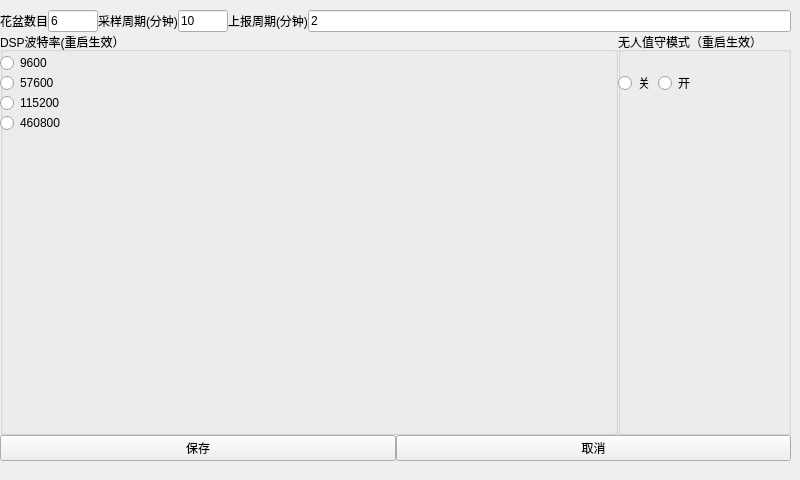
<?xml version="1.0" encoding="UTF-8"?>
<ui version="4.0">
 <class>shezhi</class>
 <widget class="QWidget" name="shezhi">
  <property name="geometry">
   <rect>
    <x>0</x>
    <y>0</y>
    <width>800</width>
    <height>480</height>
   </rect>
  </property>
  <property name="windowTitle">
   <string>Form</string>
  </property>
  <widget class="QWidget" name="verticalLayoutWidget">
   <property name="geometry">
    <rect>
     <x>0</x>
     <y>10</y>
     <width>791</width>
     <height>451</height>
    </rect>
   </property>
   <layout class="QVBoxLayout" name="verticalLayout" stretch="0,0,0">
    <property name="spacing">
     <number>0</number>
    </property>
    <property name="leftMargin">
     <number>0</number>
    </property>
    <property name="topMargin">
     <number>0</number>
    </property>
    <property name="rightMargin">
     <number>0</number>
    </property>
    <property name="bottomMargin">
     <number>0</number>
    </property>
    <item>
     <layout class="QHBoxLayout" name="horizontalLayout_2">
      <item>
       <widget class="QLabel" name="label">
        <property name="text">
         <string>花盆数目</string>
        </property>
       </widget>
      </item>
      <item>
       <widget class="QLineEdit" name="devices">
        <property name="maximumSize">
         <size>
          <width>50</width>
          <height>16777215</height>
         </size>
        </property>
        <property name="text">
         <string>6</string>
        </property>
        <property name="maxLength">
         <number>10</number>
        </property>
       </widget>
      </item>
      <item>
       <widget class="QLabel" name="label_5">
        <property name="text">
         <string>采样周期(分钟)</string>
        </property>
       </widget>
      </item>
      <item>
       <widget class="QLineEdit" name="dsptimer">
        <property name="maximumSize">
         <size>
          <width>50</width>
          <height>16777215</height>
         </size>
        </property>
        <property name="text">
         <string>10</string>
        </property>
       </widget>
      </item>
      <item>
       <widget class="QLabel" name="label_6">
        <property name="text">
         <string>上报周期(分钟)</string>
        </property>
       </widget>
      </item>
      <item>
       <widget class="QLineEdit" name="dtutimer">
        <property name="text">
         <string>2</string>
        </property>
       </widget>
      </item>
     </layout>
    </item>
    <item>
     <layout class="QHBoxLayout" name="horizontalLayout">
      <item>
       <layout class="QHBoxLayout" name="horizontalLayout_5" stretch="300,0">
        <property name="sizeConstraint">
         <enum>QLayout::SetFixedSize</enum>
        </property>
        <item>
         <widget class="QGroupBox" name="groupBox">
          <property name="title">
           <string>DSP波特率(重启生效）</string>
          </property>
          <widget class="QRadioButton" name="rate1">
           <property name="geometry">
            <rect>
             <x>0</x>
             <y>20</y>
             <width>108</width>
             <height>22</height>
            </rect>
           </property>
           <property name="text">
            <string>9600</string>
           </property>
          </widget>
          <widget class="QRadioButton" name="rate2">
           <property name="geometry">
            <rect>
             <x>0</x>
             <y>40</y>
             <width>126</width>
             <height>22</height>
            </rect>
           </property>
           <property name="text">
            <string>57600</string>
           </property>
          </widget>
          <widget class="QRadioButton" name="rate3">
           <property name="geometry">
            <rect>
             <x>0</x>
             <y>60</y>
             <width>152</width>
             <height>22</height>
            </rect>
           </property>
           <property name="text">
            <string>115200</string>
           </property>
          </widget>
          <widget class="QRadioButton" name="rate4">
           <property name="geometry">
            <rect>
             <x>0</x>
             <y>80</y>
             <width>193</width>
             <height>22</height>
            </rect>
           </property>
           <property name="text">
            <string>460800</string>
           </property>
          </widget>
         </widget>
        </item>
        <item>
         <widget class="QGroupBox" name="auto_mode">
          <property name="title">
           <string>无人值守模式（重启生效）</string>
          </property>
          <widget class="QRadioButton" name="autodspf">
           <property name="geometry">
            <rect>
             <x>0</x>
             <y>40</y>
             <width>37</width>
             <height>22</height>
            </rect>
           </property>
           <property name="text">
            <string>关</string>
           </property>
          </widget>
          <widget class="QRadioButton" name="autodspt">
           <property name="geometry">
            <rect>
             <x>40</x>
             <y>40</y>
             <width>37</width>
             <height>22</height>
            </rect>
           </property>
           <property name="text">
            <string>开</string>
           </property>
          </widget>
         </widget>
        </item>
       </layout>
      </item>
     </layout>
    </item>
    <item>
     <layout class="QHBoxLayout" name="horizontalLayout_4">
      <item>
       <widget class="QPushButton" name="save">
        <property name="text">
         <string>保存</string>
        </property>
       </widget>
      </item>
      <item>
       <widget class="QPushButton" name="cancel">
        <property name="text">
         <string>取消</string>
        </property>
       </widget>
      </item>
     </layout>
    </item>
   </layout>
  </widget>
 </widget>
 <resources/>
 <connections/>
</ui>
